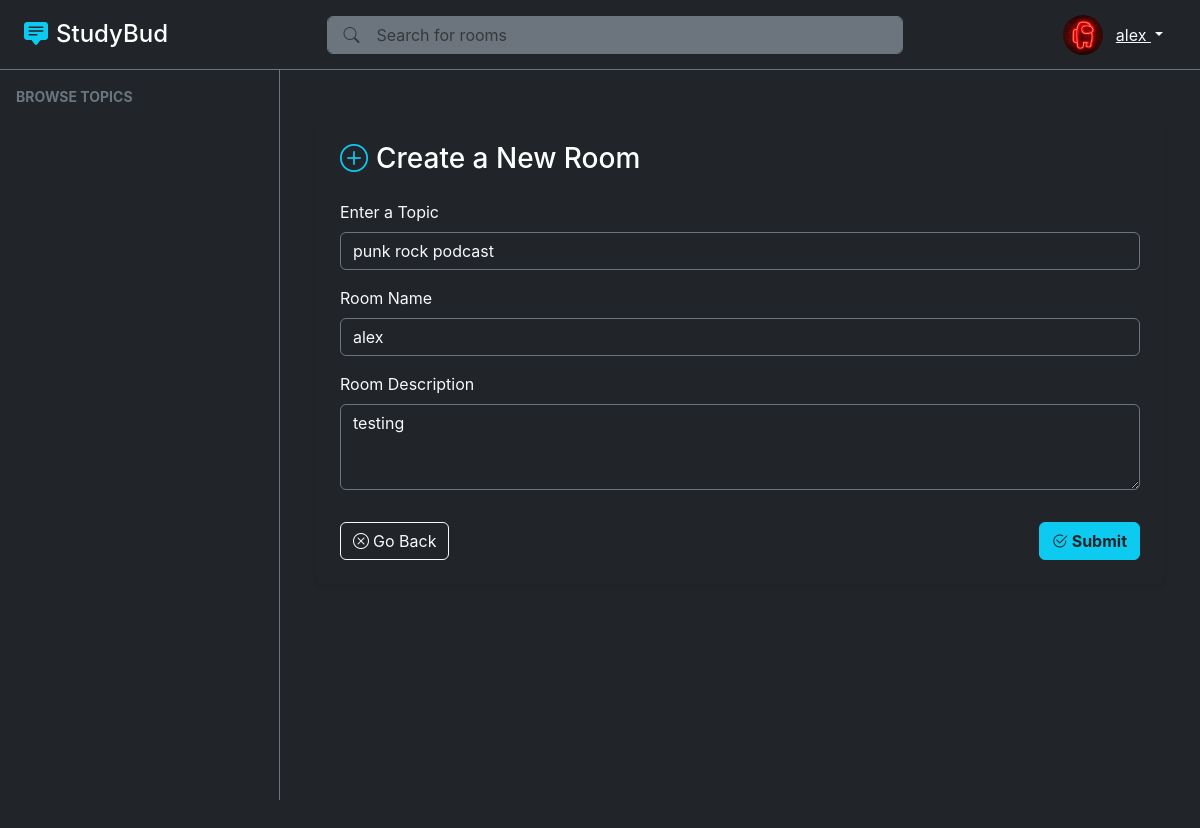
/update-room/4/ (signed in), run on the app's committed database.
### base/models.py (models this page shows, shortened)
class User(AbstractUser):
    username = None
    name = models.CharField(max_length=200, null=True, blank=True)
    email = models.EmailField(unique=True, null=True, blank=True)
    bio = models.TextField(null=True, blank=True)
    avatar = models.ImageField(null=True, blank=True, default='static/uploads/avatar.svg', upload_to='static/uploads/')
    USERNAME_FIELD = 'email'
    REQUIRED_FIELDS = []

class Room(models.Model):
    host = models.ForeignKey(User, on_delete=models.SET_NULL, null=True)
    topic = models.ForeignKey(Topic, on_delete=models.SET_NULL, null=True)
    name = models.CharField(max_length=200)
    description = models.TextField(blank=True, null=True)
    participants = models.ManyToManyField(User, related_name='participants', blank=True)
    updated_at = models.DateTimeField(auto_now=True)
    created_at = models.DateTimeField(auto_now_add=True)
    class Meta:
        ordering = ['-updated_at', '-created_at']

class Topic(models.Model):
    name = models.CharField(max_length=200)

### base/views.py (the view, shortened to what this page needs)
# urls.py: path('update-room/<str:pk>/', views.updateRoom, name='update-room'),
@login_required(login_url='user:login')
def updateRoom(request, pk):
    room = Room.objects.get(id=pk)
    form = RoomForm(instance=room)
    topics = Topic.objects.all()
    if request.user != room.host:
        messages.error(request, "You are not authorized to update this room.")
        return redirect('rooms')
    context = {'form': form, 'topics': topics, 'room': room}
    return render(request, 'base/room_form.html', context)

### base/forms.py
class RoomForm (ModelForm):
    class Meta:
        model = Room
        fields = '__all__'
        exclude = ['host', 'participants']

### base/templates/base/room_form.html (shortened to what this page needs)
{% extends "layout.html" %}
{% load widget_tweaks %}
{% block content %}
<div class="container py-4">
    <div class="bg-dark rounded shadow-sm p-4">
        <h3 class="mb-4 text-white">
            <i class="bi bi-plus-circle me-2 text-info"></i>Create a New Room
        </h3>
        <form action="" method="POST" novalidate>
            <div class="mb-3">
                <label for="room_topic" class="form-label text-light">Enter a Topic</label>
                <input
                    type="text"
                    class="form-control bg-dark text-light border-secondary"
                    id="room_topic"
                    name="topic"
                    list="topic-list"
                    value="{{ room.topic.name }}"
                    required>
            </div>
            <div class="mb-3">
                <label for="room_name" class="form-label text-light">Room Name</label>
                {% render_field form.name class="form-control bg-dark text-light border-secondary" id="room_name" %}
            </div>
            <div class="mb-3">
                <label for="room_description" class="form-label text-light">Room Description</label>
                {% render_field form.description class="form-control bg-dark text-light border-secondary" id="room_description" rows="3" %}
            </div>
            <div class="d-flex justify-content-between pt-3">
                <a href="{% url 'rooms'%}" class="btn btn-outline-light">
                    <i class="bi bi-x-circle me-1"></i>Go Back
                </a>
                <button type="submit" class="btn btn-info text-dark fw-bold">
                    <i class="bi bi-check2-circle me-1"></i>Submit
                </button>
            </div>
        </form>
    </div>
</div>
{% endblock %}

### templates/layout.html (shortened to what this page needs)
{% load static %}
<!DOCTYPE html>
<html lang="en">
<head>
    <link href="https://cdn.jsdelivr.net/npm/bootstrap@5.3.7/dist/css/bootstrap.min.css" rel="stylesheet" />
    <link rel="stylesheet" href="https://cdn.jsdelivr.net/npm/bootstrap-icons@1.11.1/font/bootstrap-icons.css" />
    <link rel="stylesheet" href="{% static 'css/style.css' %}" />
</head>
<body class="bg-dark text-light">
    <header class="top-header bg-dark border-bottom border-secondary fixed-top">
        <div class="container-fluid d-flex align-items-center justify-content-between h-100 px-3 px-md-4">
            <a href="{% url 'rooms' %}" class="text-decoration-none d-flex align-items-center">
                <i class="bi bi-chat-square-text-fill fs-4 me-2 text-info"></i>
                <h4 class="mb-0 text-white">StudyBud</h4>
            </a>
            <div class="search-container w-50 d-none d-md-block">
                <form action="{% url 'rooms' %}" class="position-relative">
                    <i class="bi bi-search position-absolute start-0 top-50 translate-middle-y ms-3 text-muted"></i>
                    <input type="text" name="q"
                           class="form-control bg-secondary text-light border-secondary ps-5"
                           placeholder="Search for rooms" aria-label="Search rooms" />
                </form>
            </div>
            <div class="d-flex align-items-center">
                {% if user.is_authenticated %}
                    <img src="{{user.avatar.url}}"
                         class="rounded-circle img-fluid" style="width: 40px; height: 40px; object-fit: cover;" alt="{{user.name}}'s avatar"/>
                    <div class="dropdown">
                        <button class="btn btn-link text-light dropdown-toggle" type="button" data-bs-toggle="dropdown">
                            {{ user.name }}
                        </button>
                    </div>
                {% else %}
                    <a href="{% url 'user:login' %}" class="btn btn-outline-light me-2"><i class="bi bi-box-arrow-in-right me-1"></i>Login</a>
                    <a href="{% url 'user:register' %}" class="btn btn-outline-light"><i class="bi bi-person-plus me-1"></i>Register</a>
                {% endif %}
            </div>
        </div>
    </header>
    <div class="left-sidebar bg-dark border-end border-secondary p-3" id="leftSidebar">
        <div class="mb-4">
            <div class="text-secondary text-uppercase small fw-bold mb-3">Browse Topics</div>
        </div>
    </div>
    <main class="main-content p-4 bg-dark">
        {% block content %}{% endblock %}
    </main>
</body>
</html>

### static/css/style.css (style rules this page uses)
body { min-height: 100vh; font-family: -apple-system, BlinkMacSystemFont, 'Segoe UI', Roboto, sans-serif; }
.top-header { height: 70px; }
.left-sidebar { height: calc(100vh - 70px); position: fixed; top: 70px; left: 0; width: 280px; overflow-y: auto; background-color: #121212; transition: transform 0.3s ease; z-index: 1040; }
.main-content { margin-top: 70px; margin-left: 280px; margin-right: 300px; min-height: calc(100vh - 70px); }
@media (max-width: 1200px) { .main-content { margin-right: 0; } }

### data on the page
User: avatar (picture), name "alex"
Room: topic "punk rock podcast", name "alex", description "testing"
